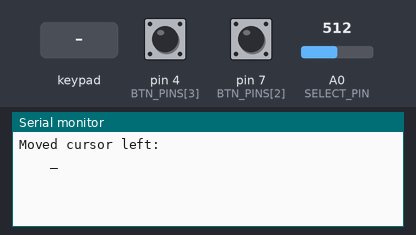
Bench run of a sketch on a simulated Arduino Uno, built with avr-gcc and run on an emulated ATmega328P. Shown: the last lines printed to the serial monitor. Wiring (inferred from the names in the program): 2×2 keypad with keys 6 5 7 4: rows pin 8, pin 10; columns pin 6, pin 5. Inputs (shaded band) come from the test bench; at power-on: A0 (SELECT_PIN) = 512, pin 4 (BTN_PINS[3]) LOW, pin 7 (BTN_PINS[2]) LOW.

Above: at 1.2 s.
1.3 s: A0 (SELECT_PIN) set to 190
At 2.3 s:
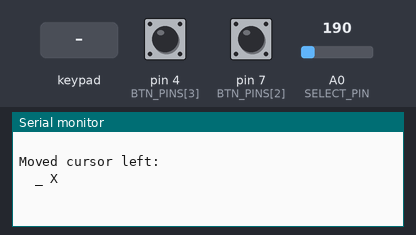
2.8 s: pin 4 (BTN_PINS[3]) pulled HIGH for 0.15 s
4.4 s: pin 7 (BTN_PINS[2]) pulled HIGH for 0.15 s
6.0 s: keypad keys 6 5 7 4 pressed 0.4 s apart
At 6.56 s:
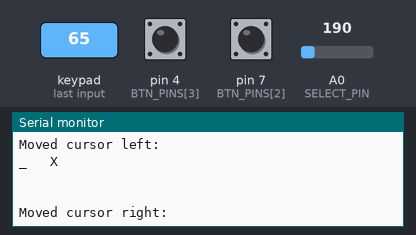
9.1 s: A0 (SELECT_PIN) set to 910
At 9.11 s:
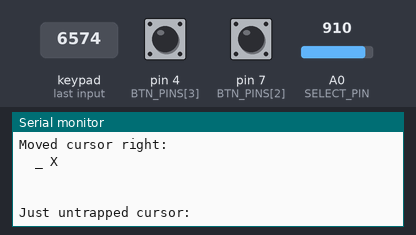
10.6 s: A0 (SELECT_PIN) set to 122
At 11.9 s:
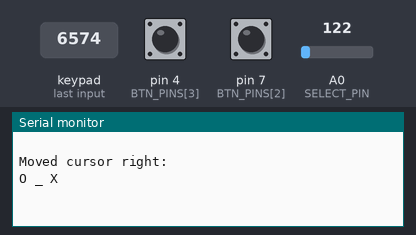

Measured:
- after the input at 1.3 s, the serial monitor: prints a new line at once (image 1)
- after the input at 6.0 s, the serial monitor: prints a new line after 0.56 s (image 2)
- after the input at 9.1 s, the serial monitor: prints a new line at once (image 3)
- after the input at 10.6 s, the serial monitor: prints a new line at once (image 4)

The sketch:

tic-tac-toe.ino
```cpp
/**
 * Binary Tic Tac Toe Program for ENEE459V Mini Project 1
 * By Bashai Lyngdoh and Zachary Breit
 *
 * For this program we used an 8x8 LED matrix and 4 buttons
 * to create a tic-tac-toe game.
 * ============================================ */

/* Data Structures
  ============================================== */
typedef enum { LEFT = 0, RIGHT = 1, UP = 2, DOWN = 3} Direction;

/* Pins
  ============================================== */
// Should be assigned so enum values work (i.e., 0th value is the LEFT pin, 1st value is the RIGHT pin, ...)
const int BTN_PINS[4] = {6, 5, 7, 4};
const int ROW_PINS[3] = {10, 9, 8};
const int COL_PINS[3] = {13, 12, 11};
const int SELECT_PIN = A0;

/* State Variables
  ============================================== */
// Entries can either be 'X', 'O', ' ' (empty), or '_' (cursor)
char board[3][3];

// Row and Col position in the board where the user is hovering
int col_cursor, row_cursor;

// Either 'X' or 'O'
char player = 'X';

// Current winner (used in the end game to avoid recalculating the winner
char winner = '\0';

// Number of moves played
int num_moves = 0;

// Whether the game is completed
bool game_over = false;

// Store the  button states (for debouncing presses)
int button_states[4];
int last_active_time[4] = {0, 0, 0, 0};

// State of the selector potentiometer
bool just_made_selection = true;
bool just_untrapped = true;

bool didnt_print_endgame_screen = true;

/* Settings
  ============================================== */
const int SHORT_BLINK_TIME_MS = 300;
const int LONG_BLINK_TIME_MS = 1200;
const int BUTTON_COOLDOWN_MS = 800;
const int SELECT_THRESHOLD = 200; // Any value from 0 to 1023

//
const int UNTRAP_THRESHOLD = 900; // Any value from 0 to 1023

/* Initialization
  ============================================== */
void setup() {
  // Initialize pins and turn off the LEDs to start off
  for (int i = 0; i < 4; i++) {
    pinMode(BTN_PINS[i], INPUT);
  }

  for (int i = 0; i < 3; i++) {
    pinMode(ROW_PINS[i], OUTPUT);
    pinMode(COL_PINS[i], OUTPUT);

    digitalWrite(ROW_PINS[i], LOW);
  }

  Serial.begin(9600);

  clear_board();
  place_cursor();
}

/* Game loop
  ============================================== */
void loop() {
  if(!game_over) {
    check_for_move();
    game_over = is_game_over();
  } else {
    // If winner is unset
    if (winner == '\0') {
      winner = calculate_winner();
    }

    // If X's and O's tie, exit the program
    if (winner != 'X' && winner != 'O') {
      Serial.println("Tie game! Hit the 'reset' button to play again.");
      Serial.flush();
      exit(0);
    }

    // If someone wins, go to the endgame screen
    if (didnt_print_endgame_screen) {
      Serial.print(calculate_winner());
      Serial.println(" won the game!");
      didnt_print_endgame_screen = false;
    }

    // Check if it's time to blink the matrix
    if (get_blink_state(LONG_BLINK_TIME_MS) == LOW) {
      clear_board();
    } else {
      if (winner == 'X') {
        draw_x();
      } else {
        draw_o();
      }
    }
  }

  // On every loop, update the matrix and button states
  update_buttons();
  update_matrix();
}

/* Helper functions
  ============================================== */

/* Waits for the current player to choose a square.
   Adjusts the number of moves and writes their move to the board. */
void check_for_move() {
  // Check if the player is selecting their current cursor location
  bool old_selection_state = just_made_selection;
  just_made_selection = analogRead(SELECT_PIN) < SELECT_THRESHOLD;
  if (just_made_selection && !old_selection_state) {
    ++num_moves;
    board[row_cursor][col_cursor] = player;

    place_cursor();
    print_move();
    print_board();
    swap_player();
    return;
  }

  // Check if the user is sending in a fresh untrap request
  bool old_trap_state = just_untrapped;
  just_untrapped = analogRead(SELECT_PIN) > UNTRAP_THRESHOLD;
  if (just_untrapped && ! old_trap_state) {
    Serial.println("Just untrapped cursor:");
    untrap_cursor();
    print_board();
    return;
  }

  // In all other cases, check if one of the buttons just got activated during this loop
  // (the button_states variable is smart about only turning on after a button is freshly activated)
  if(button_states[LEFT]) {
    Serial.println("Moved cursor left:");
    move_cursor(LEFT);
  } else if (button_states[RIGHT]) {
    Serial.println("Moved cursor right:");
    move_cursor(RIGHT);
  } else if (button_states[UP]) {
    Serial.println("Moved cursor up:");
    move_cursor(UP);
  } else if (button_states[DOWN]) {
    Serial.println("Moved cursor down:");
    move_cursor(DOWN);
  }
}

/* Moves the cursor in a specified direction, looping around the board as needed */
void move_cursor(int dir) { // TODO: replace `int` with `Direction`
  int old_col = col_cursor;
  int old_row = row_cursor;

  // Continue searching for the new cursor until you land on an empty spot
  // or return to your original spot
  do {
    switch (dir) {
      case UP:
        if (row_cursor == 0) {
          row_cursor = 2;
        } else {
          --row_cursor;
        }
        break;
      case LEFT:
        if (col_cursor == 0) {
          col_cursor = 2;
        }
        else {
          --col_cursor;
        }
        break;
      case DOWN:
        row_cursor = (row_cursor + 1) % 3;
        break;
      case RIGHT:
        col_cursor = (col_cursor + 1) % 3;
        break;
    }
  } while (board[row_cursor][col_cursor] != ' ' && !(row_cursor == old_row && col_cursor == old_col));

  board[old_row][old_col] = ' ';
  board[row_cursor][col_cursor] = '_';
  print_board();
}

/* Places the row and column cursors in the next empty square.
  Does nothing if the board is filled up */
void place_cursor() {
  for (row_cursor = 0; row_cursor < 3; row_cursor++) {
    for (col_cursor = 0; col_cursor < 3; col_cursor++) {
      if (board[row_cursor][col_cursor] == ' ') {
        board[row_cursor][col_cursor] = '_';
        return;
      }
    }
  }
}

/* Untraps the cursor if it can't move horizontally or vertically */
void untrap_cursor() {
  if (num_moves < 8) {
    int old_row = row_cursor;
    int old_col = col_cursor;
    board[row_cursor][col_cursor] = '?'; // Fill the board location w/ some junk value (not a space)
    place_cursor();
    board[old_row][old_col] = ' ';
  }
}

/* Displays the current state of the tic-tac-toe board on the LED matrix */
void update_matrix() {
  // Display on LED matrix using Display Multiplexing (AKA row scanning)
  for (int row = 0; row < 3; row++) {
    // Turn on the common anode for that row
    digitalWrite(ROW_PINS[row], HIGH);

    // Pick which columns are ON based on the current board position
    for (int col = 0; col < 3; col++) {
      switch (board[row][col]) {
        // X is always on
        case 'X':
          digitalWrite(COL_PINS[col], LOW);

        // O is long blinking
        case 'O':
          digitalWrite(COL_PINS[col], get_blink_state(LONG_BLINK_TIME_MS));

        // _ (the cursor) is long blinking
        case '_':
          digitalWrite(COL_PINS[col], get_blink_state(SHORT_BLINK_TIME_MS));

        // Default is off
        default:
          digitalWrite(COL_PINS[col], HIGH);
      }
    }
    // Keep the LEDs in this row on for 1 ms
    delay(1);

    // Move on to the next row
    digitalWrite(ROW_PINS[row], LOW);
  }
}


/* Updates the state of all buttons, only allowing */
void update_buttons() {
  int curr_time = millis();
  for(int btn = 0; btn < 4; btn++) {
    bool is_active = digitalRead(BTN_PINS[btn]) == HIGH && (curr_time - last_active_time[btn]) > BUTTON_COOLDOWN_MS;
    button_states[btn] = is_active;

    if (is_active) {
      last_active_time[btn] = curr_time;
    }
  }
}

/* Empties the board */
void clear_board() {
  for (int row = 0; row < 3; row++) {
    for (int col = 0; col < 3; col++) {
      board[row][col] = ' ';
    }
  }
}

/* Determines whether an LED's that's blinking with a particular period
   is HIGH or LOW */
int get_blink_state(int time_per_blink) {
  return (millis() % time_per_blink) > (time_per_blink / 2)
         ? LOW
         : HIGH;
}

/* Return 'X' if the X player is winning and 'O' if the O player is winning.
   If no one is winning, return ' '. */
char calculate_winner() {
  char target;

  // Check for winning rows
  for (int row = 0; row < 3; row++) {
    target = board[row][0];
    if (target != ' ' && board[row][1] == target && board[row][2] == target) {
      return target;
    }
  }

  // Check for winning cols
  for (int col = 0; col < 3; col++) {
    target = board[0][col];
    if (target != ' ' && board[1][col] == target && board[2][col] == target) {
      return target;
    }
  }

  // Check for winning diagonals
  target = board[0][0];
  if (target != ' ' && board[1][1] == target && board[2][2] == target) {
    return target;
  }

  target = board[0][2];
  if (target != ' ' && board[1][1] == target && board[2][0] == target) {
    return target;
  }

  return ' ';
}

/* Whether the game is still active */
bool is_game_over() {
  char curr_winner = calculate_winner();
  return num_moves >= 9 || curr_winner == 'X' || curr_winner == 'O';
}


/* Swaps player from 'X' <--> 'O' */
void swap_player() {
  if (player == 'X') player = 'O';
  else player = 'X';
}

/* Make an X on the board
   X X
    X
   X X */
void draw_x() {
  board[0][0] = 'X';
  board[1][1] = 'X';
  board[2][2] = 'X';
  board[0][2] = 'X';
  board[2][0] = 'X';
}

/* Make an O on the board
   XXX
   X X
   XXX */
void draw_o() {
    for (int x = 0; x < 3; x++) {
      for (int y = 0; y < 3; y++) {
        board[x][y] = 'X';
      }
    }
    board[1][1] = ' ';
}

/* Prints the board to Serial */
void print_board() {

  for (int row = 0; row < 3; row++) {
    for (int col = 0; col < 3; col++) {
      Serial.print(board[row][col]);
      Serial.print(' ');
    }
    Serial.println();
  }
  Serial.println();
}

/* Prints the move that was just made */
void print_move() {
  Serial.print(player);
  Serial.println(" just made a move.");
  if (!is_game_over()) {
    Serial.print("Now it's ");
    Serial.print(player == 'X' ? 'O' : 'X');
    Serial.println("'s turn:");
  }
}

/* Debugging function for button states */
void print_buttons() {
  for(int i = 0; i < 4; i++) {
    Serial.print("Button ");
    Serial.print(i);
    Serial.print(" is ");
    Serial.print(button_states[i]? "HIGH" : "LOW");
    Serial.print(" and was updated at ");
    Serial.print(last_active_time[i]);
    Serial.println("ms");
  }
  Serial.println();
}

/* Debugging function for (x, y) coordinates */
void print_point(int x, int y) {
  Serial.print("(");
  Serial.print(x);
  Serial.print(", ");
  Serial.print(y);
  Serial.print(")");
}
```
